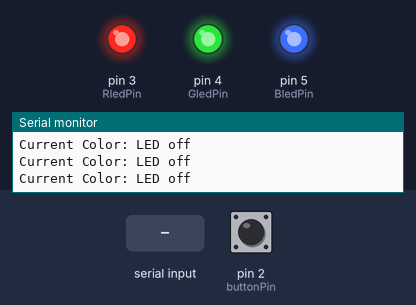
The sketch below on a simulated Arduino Uno, built with avr-gcc and run on an emulated ATmega328P. Parts: output pins drawn as LEDs (lit = HIGH), the last lines printed to the serial monitor. Dashed ring = blinking. The test bench sets the inputs (shaded band); at power-on: pin 2 (buttonPin) LOW. Random numbers use the default seed unless the sketch sets one.

Above: at 1.2 s.
1.3 s: pin 2 (buttonPin) pulled HIGH for 0.15 s
At 4.3 s:
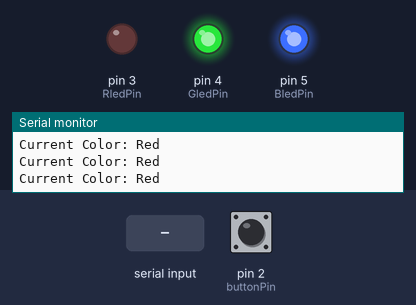
4.4 s: "green" received over Serial
At 7.3 s:
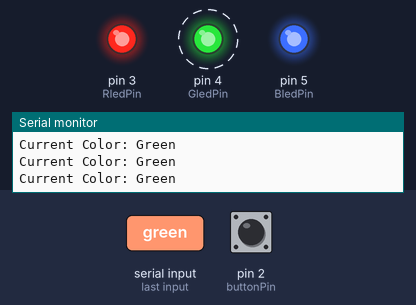
7.4 s: "blue" received over Serial
At 10.3 s:
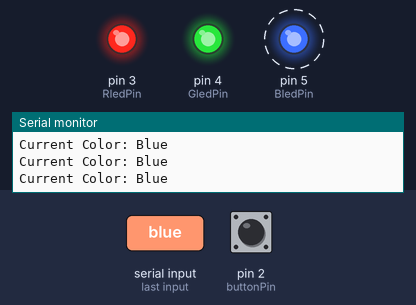
10.4 s: "yellow" received over Serial
At 13.3 s:
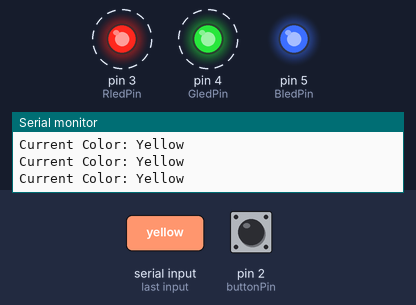
13.4 s: "purple" received over Serial
At 16.3 s:
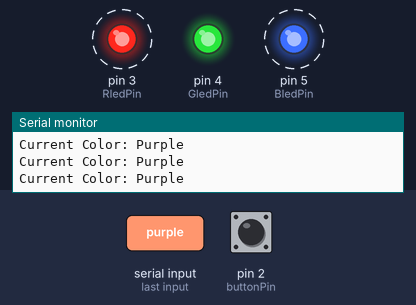
16.4 s: "cyan" received over Serial
At 17.65 s:
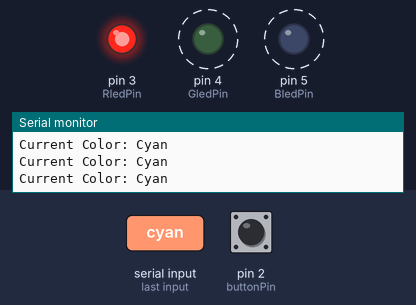
Timing chart, 0 to 20.4 s (numbered marks = the images above; inputs shaded):
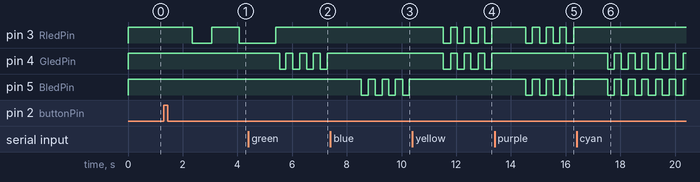

Measured:
- after the input at 1.3 s, pin 3 (RledPin): HIGH → LOW after 1.0 s, → HIGH 0.71 s later, → LOW 1.0 s later
- after the input at 4.4 s, pin 4 (GledPin): alternates HIGH for 0.25 s and LOW for 0.25 s, starting after 1.1 s
- after the input at 7.4 s, pin 5 (BledPin): alternates HIGH for 0.24 s and LOW for 0.25 s, starting after 1.1 s
- after the input at 10.4 s, pin 3 (RledPin), pin 4 (GledPin): alternates HIGH for 0.24 s and LOW for 0.26 s, starting after 1.1 s
- after the input at 13.4 s, pin 5 (BledPin): alternates HIGH for 0.26 s and LOW for 0.24 s, starting after 1.1 s
- after the input at 16.4 s, pin 4 (GledPin): alternates HIGH for 0.24 s and LOW for 0.25 s, starting after 1.1 s

The sketch:

Final_First_PR.ino
```cpp
const int buttonPin = 2;
const int RledPin = 3;
const int GledPin = 4;
const int BledPin = 5;

int buttonState = 0;
int ledState = LOW;
int ledcolor = 0;

bool ButtonPressed = false;

String currentcolor="led";

unsigned long previousMillis = 0;
const long interval = 1000;

unsigned long lastClickTime = 0;
int clickCount = 0;
const unsigned long clickInterval = 1000;

bool holding = false;
unsigned long lastFlashTime = 0;

bool serialBlink = false;
unsigned long serialBlinkStart = 0;
const unsigned long serialBlinkDuration = 5000;
bool serialLedState = false;

void setup() {
  pinMode(RledPin, OUTPUT);
  pinMode(GledPin, OUTPUT);
  pinMode(BledPin, OUTPUT);
  pinMode(buttonPin, INPUT);
  Serial.begin(9600);
}

void loop() {
  unsigned long currentMillis = millis();

  if (Serial.available() > 0) {
    String input = Serial.readString();
    input.trim();

    if (input.equalsIgnoreCase("red")) ledcolor = 1;
    else if (input.equalsIgnoreCase("green")) ledcolor = 2;
    else if (input.equalsIgnoreCase("blue")) ledcolor = 3;
    else if (input.equalsIgnoreCase("yellow")) ledcolor = 4;
    else if (input.equalsIgnoreCase("purple")) ledcolor = 5;
    else if (input.equalsIgnoreCase("cyan")) ledcolor = 6;
    else if (input.equalsIgnoreCase("white")) ledcolor = 7;
    else if (input.equalsIgnoreCase("off") || input.equalsIgnoreCase("no color")) ledcolor = 0;

    serialBlink = true;
    serialBlinkStart = currentMillis;
    serialLedState = true;
  }

  buttonState = digitalRead(buttonPin);

  Serial.print("Current Color: ");
  Serial.println(currentcolor);

  if (!serialBlink) {
    if (buttonState == HIGH && !ButtonPressed) {
      ButtonPressed = true;
      clickCount++;
      lastClickTime = currentMillis;
    }
    if (buttonState == LOW && ButtonPressed) {
      ButtonPressed = false;
    }

    if (currentMillis - lastClickTime > clickInterval && clickCount > 0 && !holding) {
      if (clickCount == 1) ledcolor = 1;
      else if (clickCount == 2) ledcolor = 2;
      else if (clickCount == 3) ledcolor = 4;
      else if (clickCount == 4) ledcolor = 3;
      else if (clickCount == 5) ledcolor = 5;
      else if (clickCount == 6) ledcolor = 6;
      else if (clickCount == 7) ledcolor = 7;
      else if (clickCount >= 8) ledcolor = 0;
      clickCount = 0;
    }

    if (buttonState == HIGH && (currentMillis - lastClickTime > 400)) {
      holding = true;
    }
    if (buttonState == LOW) {
      holding = false;
    }
  }

  if (holding && !serialBlink) {
    if (currentMillis - lastFlashTime > random(1, 10)) {
      lastFlashTime = currentMillis;
      ledcolor = random(1, 7);
      showColor(true);
    }
    return;
  }

  if (serialBlink) {
    if (currentMillis - serialBlinkStart >= serialBlinkDuration) {
      serialBlink = false;
      serialLedState = true;
    } else {
      if ((currentMillis / 250) % 2 == 0) serialLedState = true;
      else serialLedState = false;
    }
    showColor(serialLedState);
    return;
  }

  if (!serialBlink) {
    if (currentMillis - previousMillis >= interval) {
      previousMillis = currentMillis;
      ledState = !ledState;
    }
    showColor(ledState == LOW);
  }
}

void showColor(bool on) {
  if (ledcolor == 0) {
    currentcolor = "LED off";
    digitalWrite(RledPin, HIGH);
    digitalWrite(GledPin, HIGH);
    digitalWrite(BledPin, HIGH);
  }
  else if (ledcolor == 1) {
    currentcolor = "Red";
    digitalWrite(RledPin, on ? LOW : HIGH);
    digitalWrite(GledPin, HIGH);
    digitalWrite(BledPin, HIGH);
  }
  else if (ledcolor == 2) {
    currentcolor = "Green";
    digitalWrite(RledPin, HIGH);
    digitalWrite(GledPin, on ? LOW : HIGH);
    digitalWrite(BledPin, HIGH);
  }
  else if (ledcolor == 3) {
    currentcolor = "Blue";
    digitalWrite(RledPin, HIGH);
    digitalWrite(GledPin, HIGH);
    digitalWrite(BledPin, on ? LOW : HIGH);
  }
  else if (ledcolor == 4) {
    currentcolor = "Yellow";
    digitalWrite(RledPin, on ? LOW : HIGH);
    digitalWrite(GledPin, on ? LOW : HIGH);
    digitalWrite(BledPin, HIGH);
  }
  else if (ledcolor == 5) {
    currentcolor = "Purple";
    digitalWrite(RledPin, on ? LOW : HIGH);
    digitalWrite(GledPin, HIGH);
    digitalWrite(BledPin, on ? LOW : HIGH);
  }
  else if (ledcolor == 6) {
    currentcolor = "Cyan";
    digitalWrite(RledPin, HIGH);
    digitalWrite(GledPin, on ? LOW : HIGH);
    digitalWrite(BledPin, on ? LOW : HIGH);
  }
  else if (ledcolor == 7) {
    currentcolor = "White";
    digitalWrite(RledPin, on ? LOW : HIGH);
    digitalWrite(GledPin, on ? LOW : HIGH);
    digitalWrite(BledPin, on ? LOW : HIGH);
  }
}
```
